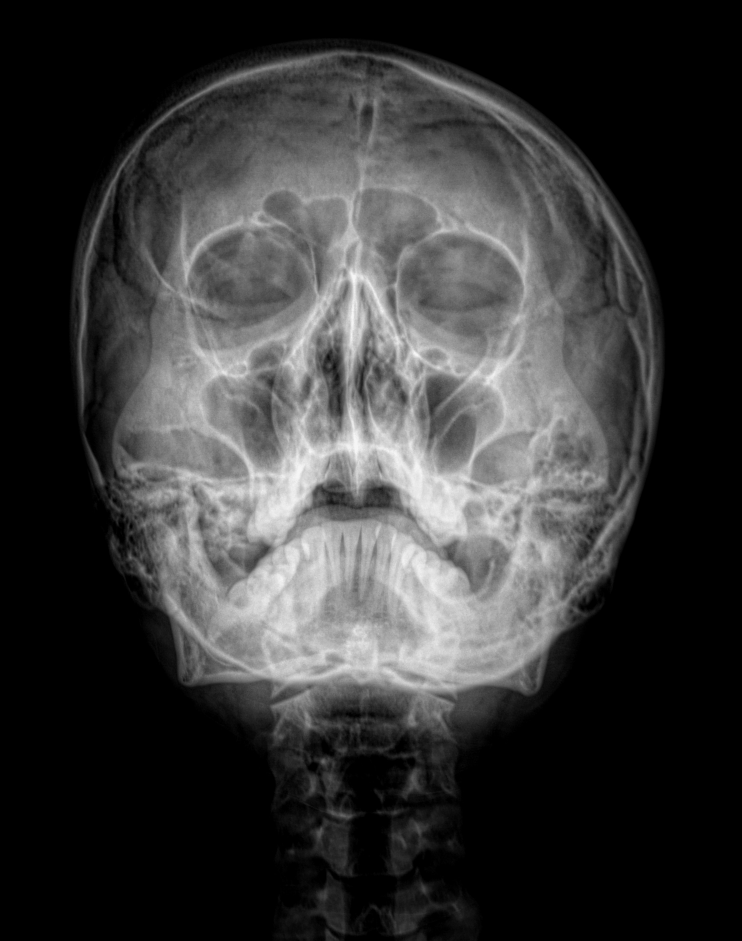
%> input picture Xray.png, 1484 x 1881 px (shown at 1/2 size)
$ octave Project_g4_2.m   (GNU Octave 9; MATLAB toolbox functions it lacks are replaced by stand-ins)
%> lines starting %> are read from the running program, lines starting %| are printed output that depends on the picture
img_raw = 'Xray.png';

%% Creates the images
img_pixels = imread(img_raw); %Reads the raw picture
%> img_pixels is the input picture: size 1881x1484 uint8; min 0, max 246, mean 56.1
img_0to1 = im2double(img_pixels); %Rescales pixel values to stay between 0 and 1

[M, N] = size(img_0to1); %Reads the size of the image
%> M = 1881; N = 1484
max(max(img_0to1)); %Checks the value of the highest pixel in the image

%% First attempt at blurring, without using fourier transform
% [11 lines of commented-out code are left out]

%% Blurring using fourier transform
PSF_length = 60;
PSF_angle = 0;
PSF_true = fspecial("motion",PSF_length,PSF_angle); %Creates a PSF, with a top hat function

img_0to1_ft = fft2(img_0to1); % f -> F, turns original image into fourier
PSF_fourier = psf2otf(PSF_true, [M,N]); % h -> H, turns psf image into fourier
img_blurred_ft = img_0to1_ft .* PSF_fourier ; % This is when the blurred is created (G = F * H)
img_blurred = ifft2(img_blurred_ft); % G -> g


subplot(2,3,1);
imshow(img_0to1); %originalbild f
title('f', 'FontSize', 24)

subplot(2,3,4);
imshow(log(abs(fftshift(img_0to1_ft))),[]); %originalbild i ft, F
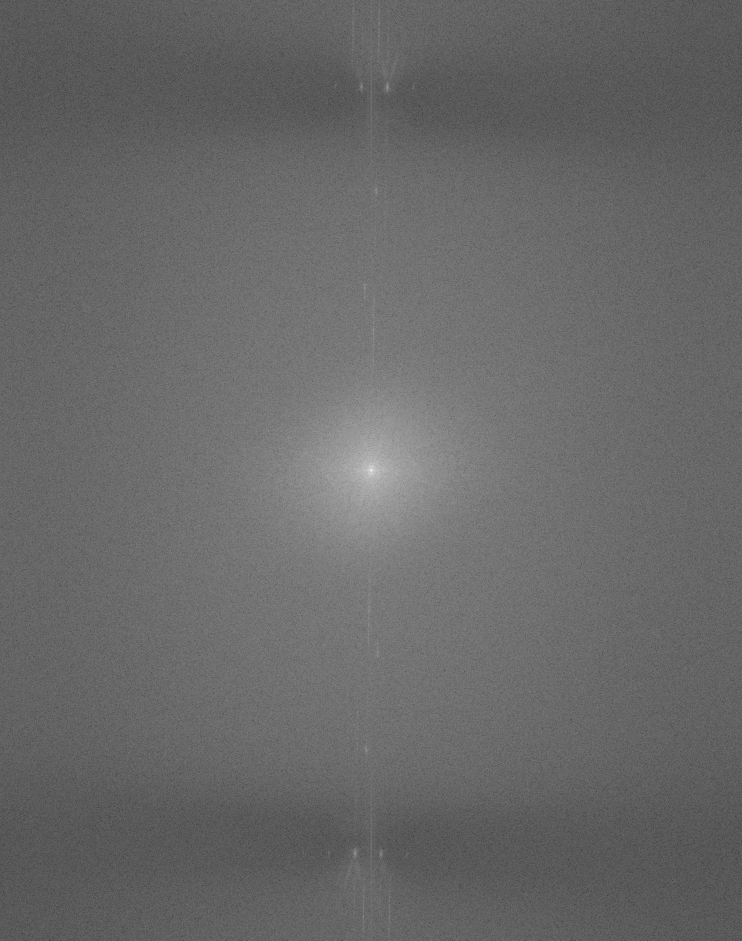
%> displayed picture: size 1881x1484, on the screen's scale of 0 to 255 (shown at 1/2 size); min 0, max 255, mean 104.2
title('F', 'FontSize', 24)

subplot(2,3,2);
imshow(PSF_true); % h
title('h', 'FontSize', 24)

subplot(2,3,5);
imshow(log(abs(fftshift(PSF_fourier))),[]); % H
title('H', 'FontSize', 24)

subplot(2,3,3);
imshow(img_blurred); % blurrad bild, g
title('g', 'FontSize', 24)

subplot(2,3,6);
imshow(log(abs(fftshift(img_blurred_ft))),[]); %blurrad bild i ft, G
title('G', 'FontSize', 24)

%% Add noise
img_blurred_noise = imnoise(img_blurred, "gaussian"); % This adds noise
subplot(1,2,1);
imshow(img_blurred_noise);
title('Blurred image with noise', 'FontSize', 24);

%vår kod
img_blurred_noise_ft = fft2(img_blurred_noise); % Same thing in fourier
subplot(1,2,2);
imshow(img_blurred_noise_ft);
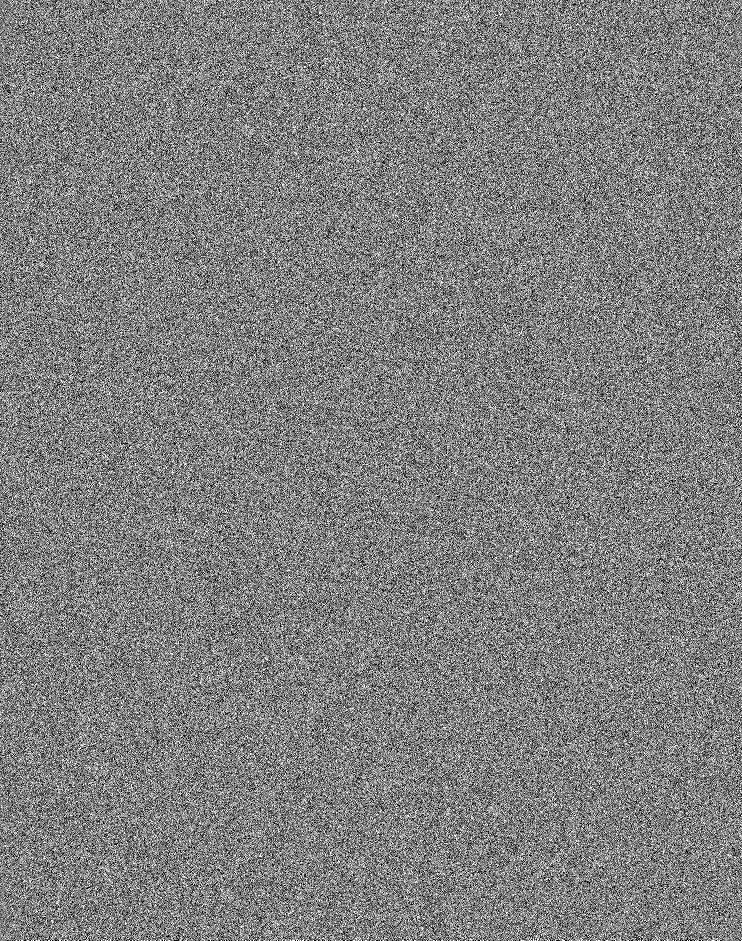
%> displayed picture: size 1881x1484, on the screen's scale of 0 to 255 (shown at 1/2 size); min 0, max 255, mean 127
title('Blurred image with noise in fourier domain', 'FontSize', 24)

%% Pseudoinverse filter, with inverse example


epsilon = 0.1; % Example value for epsilon

PSF_epsilon = zeros(size(PSF_fourier)); % Creates a Matrix the size of the PSF, filled with zeros
Boolean_matrix = abs(PSF_fourier) >= epsilon; % Creates a boolean matrix, assigning all values bigger then epsilon with true

% The zeros in the zero matrix are replace in all positions where the
% matrix is "True". Those zeros are replaced with the value 1/H.
% PSF_espilon is now the same thing as PSF_fourier, but with every value
% less than epsilon being 0
PSF_epsilon(Boolean_matrix) = 1 ./PSF_fourier(Boolean_matrix);

% This does two things: First (G * (1/H)) is calculated, secondly, the
% inverse fourier transform is applied to go back into the picture domain
img_restored = ifft2(img_blurred_ft .*PSF_epsilon);
subplot(1,3,1);
imshow(img_restored, []);
title('No noise', 'FontSize', 24)

%This does the same thing the comment above describes, but this time G also
%contains noise
img_restored_noise = ifft2(img_blurred_noise_ft .* PSF_epsilon);
subplot(1,3,2);
imshow(img_restored_noise, []);
title('Pseudoinverse with noise', 'FontSize', 24)

%This is only meant to display what is would look like with an inverse
%filter instead of a pseudo inverse filter, therefore epsilon will be set
%to 0.0001, just to avoid NaNinf values in the program. Everything else is
%the same as the code above
example_epsilon = 0.0001
PSF_example = zeros(size(PSF_fourier));
Example_matrix = abs(PSF_fourier) >= example_epsilon;
PSF_example(Example_matrix) = 1 ./PSF_fourier(Example_matrix);
img_restored_inverse_noise = ifft2(img_blurred_noise_ft .* PSF_example);
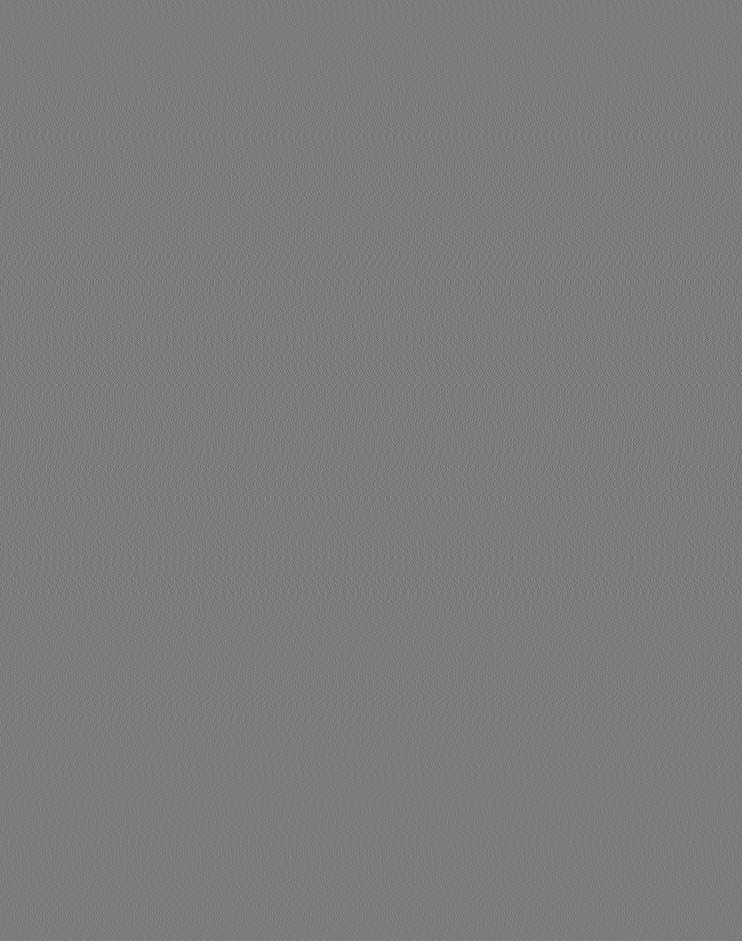
%> img_restored_inverse_noise: size 1881x1484 double (shown at 1/2 size); min -187.2, max 196.8, mean 0.2; drawn with min black and max white
subplot(1,3,3);
imshow(img_restored_inverse_noise, []);
title('Inverse with noise', 'FontSize', 24)

%% Wiener filter

% 10 different distortions done by rotating and flipping in a non-symmetric
% way
Distorted1 = fft2(imrotate(img_0to1, 56, "crop"));
Distorted2 = fft2(imrotate(img_0to1, 120, "crop"));
Distorted3 = fft2(imrotate(img_0to1, 175, "crop"));
Distorted4 = fft2(flip(imrotate(img_0to1, 235, "crop")));
Distorted5 = fft2(imrotate(img_0to1, 310, "crop"));
Distorted6 = fft2(flip(img_0to1));
Distorted7 = fft2(imrotate(img_0to1, 55, "crop"));
Distorted8 = fft2(flip(imrotate(img_0to1, 138, "crop")));
Distorted9 = fft2(flip(imrotate(img_0to1, 235, "crop")));
Distorted10 = fft2(imrotate(img_0to1, 343, "crop"));

% Takes the average of the 10 altered images above and makes a non-symetric
% distorted average
Distorted_ave = (Distorted1 + Distorted2 + Distorted3 + Distorted4 + Distorted5 + Distorted6 + Distorted7 + Distorted8 + Distorted9 + Distorted10)./10;

%This is a foor loop that returns Distort_loop: This is a picture, that is
%made up by 10 evenly rotated images over 360 degrees stacked on top of
%each other.
Distorted_loop= zeros(size(img_0to1));
for a = 36:36:360
    Distorted_loop = Distorted_loop + fft2(imrotate(img_0to1, a, "crop"));
end

% Here we have 6 more distorted images to make sure we have some fliped
% images added onto the foor loop. The _2 in the name is to make sure we
% don't confuse it with Distorted1 from earlier
Distorted1_2 = fft2(flip(img_0to1,1));
Distorted2_2= fft2(flip(img_0to1,2));
Distorted3_2 = fft2(flip(imrotate(img_0to1, 90, "crop")));
Distorted4_2 = fft2(flip(imrotate(img_0to1, 270, "crop")));
Distorted5_2 = fft2(flip(imrotate(img_0to1, 90, "crop")));
Distorted6_2 = fft2(flip(imrotate(img_0to1, 270, "crop")));

% The second distorted average we've made, that is symetric,
% (referd to as periodic in the report),
% due to the for loop. We have 16 total pictures, since the loop contains 10
Distorted_ave_sym = (Distorted_loop + Distorted1_2 + Distorted2_2 + Distorted3_2 + Distorted4_2 + Distorted5_2 + Distorted6_2) ./16;

% This extracts the noise from the blurred picture
Pure_Noise = img_blurred_noise - img_blurred;

% Fourier transform on the Nosise
Pure_Noise_ft = fft2(Pure_Noise);

% S_nn is noise squared
S_nn = abs(Pure_Noise_ft).^2;

% S_ff for the two different versions
S_ff = abs(Distorted_ave).^2;
S_ff_sym = abs(Distorted_ave_sym).^2;

% Here we calculate the K value for the different versions, third one is a
% Set value for comparison
K = S_nn ./S_ff;
K_sym = S_nn ./S_ff_sym;
K_set_value = 0.01

% This just renames our variables for clarity
G = img_blurred_noise_ft;
H = PSF_fourier;

% Calculations
F_hat = (conj(H) ./ (abs(H).^2 + K)) .* G;
F_hat_sym = (conj(H) ./ (abs(H).^2 + K_sym)) .* G;
F_hat_set_value = (conj(H) ./ (abs(H).^2 + K_set_value)) .* G;

% This creates the images
img_wiener = ifft2(F_hat);
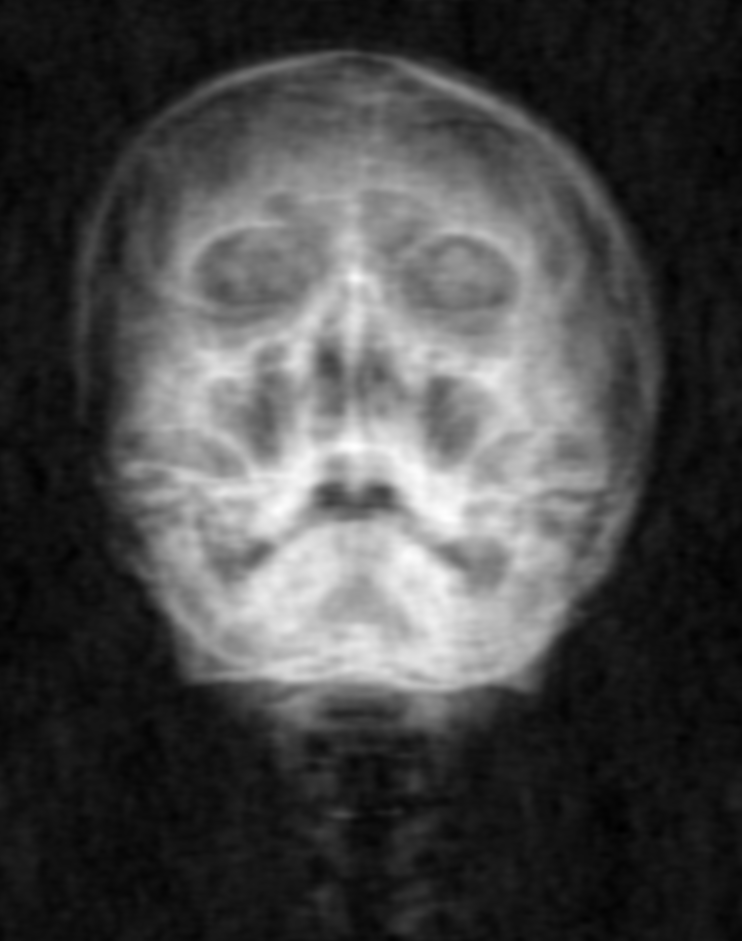
%> img_wiener: size 1881x1484 double (shown at 1/2 size); min -0.0227, max 0.904, mean 0.238; drawn with min black and max white
img_wiener_sym = ifft2(F_hat_sym);
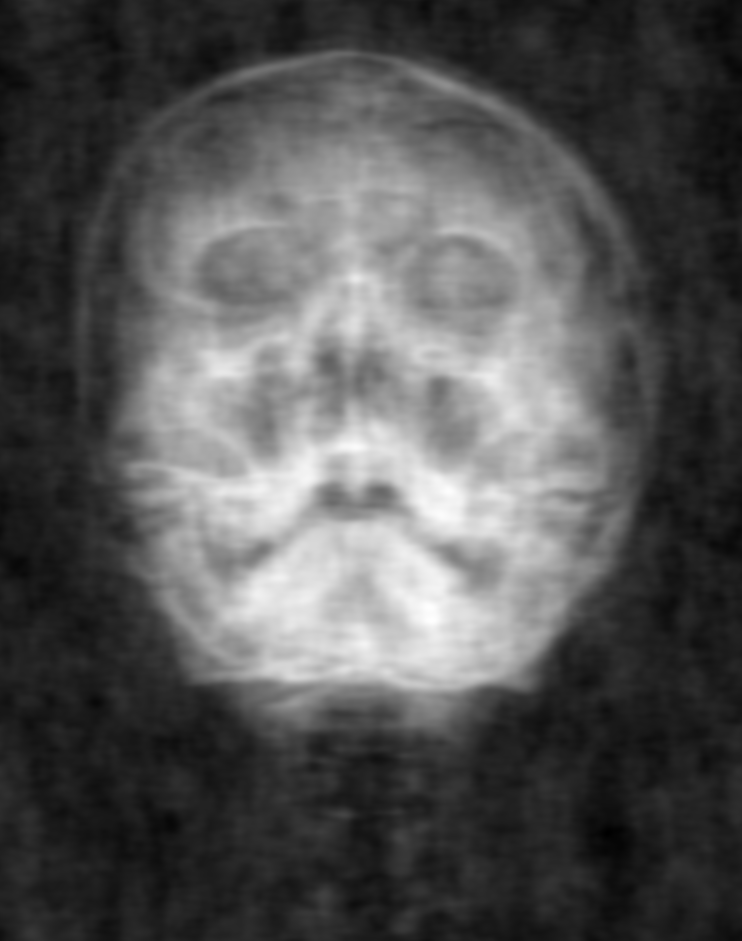
%> img_wiener_sym: size 1881x1484 double (shown at 1/2 size); min -0.0743, max 0.872, mean 0.238; drawn with min black and max white
img_wiener_set_value = ifft2(F_hat_set_value);
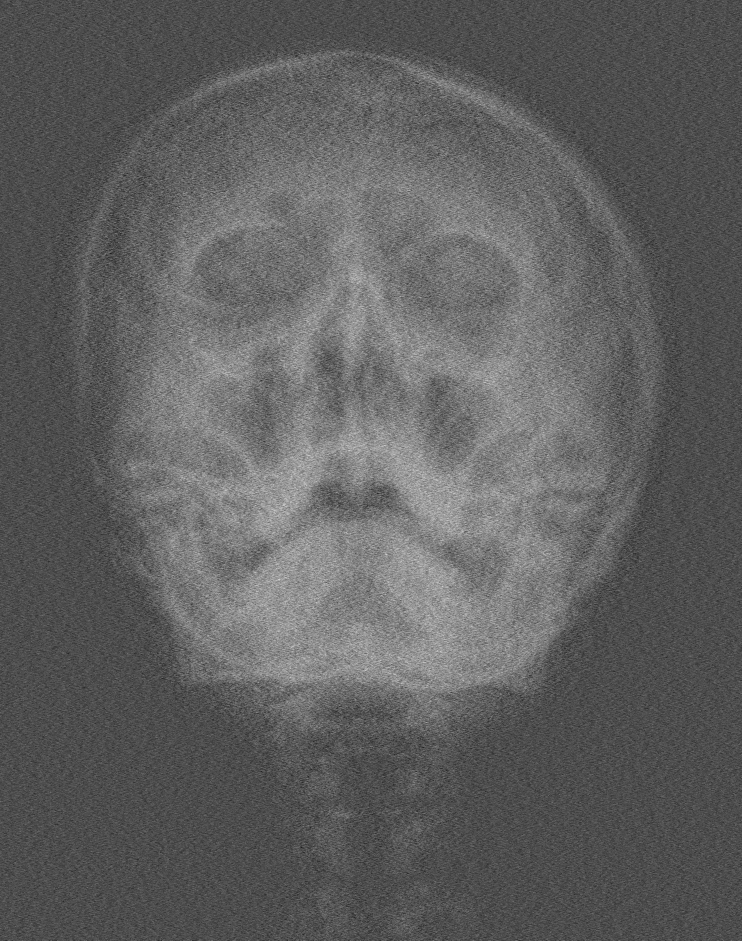
%> img_wiener_set_value: size 1881x1484 double (shown at 1/2 size); min -0.761, max 1.88, mean 0.237; drawn with min black and max white

% Display the images
subplot(1,3,1)
imshow(img_wiener, []);
title('Non-periodic', 'FontSize', 24)
subplot(1,3,2)
imshow(img_wiener_sym, []);
title('Semi-periodic', 'FontSize', 24)
subplot(1,3,3)

%% This prints our calculated noise

imshow(Pure_Noise, []);

% The following two lines were written by AI, when printing a single image
% the title bacame cropped and I didn't feel like troubleshooting MatLab
% formating.
ax = gca;
ax.Position = [0.05 0.05 0.9 0.85];

title('Calculated noise', 'FontSize', 24)
